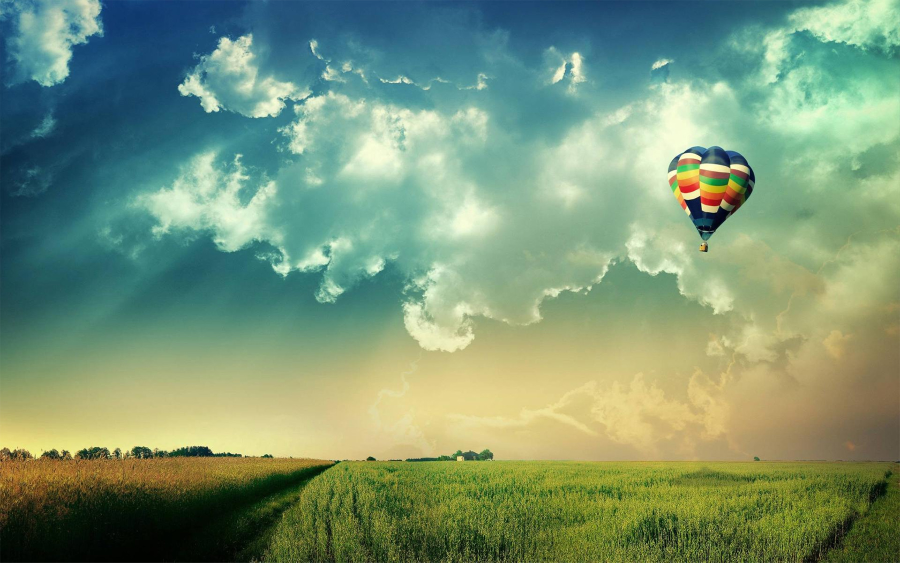
#> input picture finish-2016/python-learn/5-module/bg1.jpg, 1800 x 1125 px (shown at 1/2 size)
$ python third-party.py
#> lines starting #> are read from the running program, lines starting #| are printed output that depends on the picture
from PIL import Image

im = Image.open('bg1.jpg')
#> im is the input picture: PIL image 1800x1125 RGB; mean R, G, B 121.2, 148.5, 117.2

print(im.format,im.size,im.mode)
#| JPEG (1800, 1125) RGB

im.thumbnail((320,200))
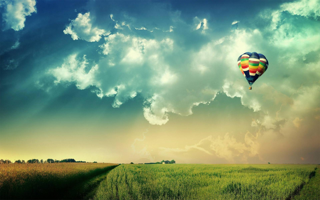
#> im: PIL image 320x200 RGB; mean R, G, B 121.4, 148.6, 117.3

im.save('thumb.jpg','JPEG')

import sys
print(sys.path)
